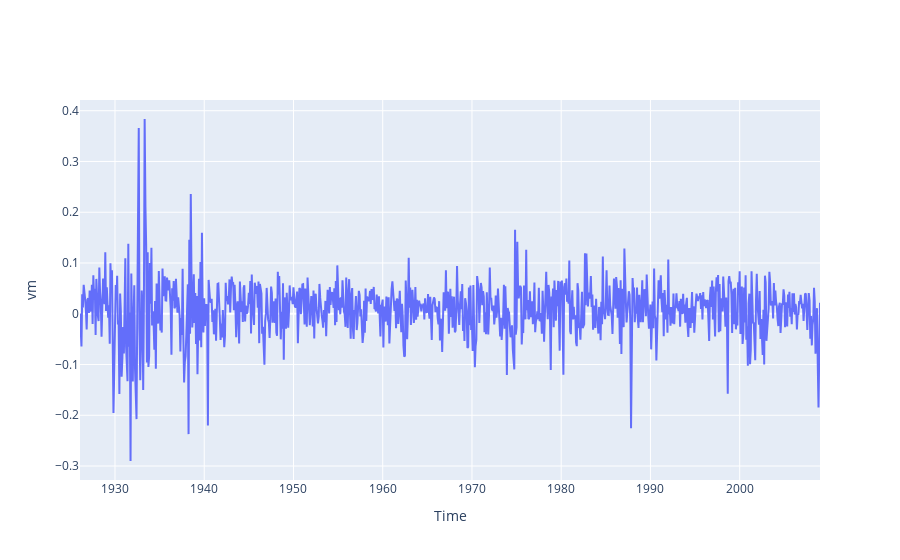

Source (notebook cell):
### Code cell
# 不读取第一行，用空格分隔sep=’\t’
# df=pd.read_csv("data/ftsdata/m-ibm3dx2608.txt",delim_whitespace=True,names=['date', 'ibmrtn', 'vwrtn', 'ewrtn', 'sprtn'])#读取txt有bug
a=np.loadtxt("data/ftsdata/m-ibm3dx2608.txt",skiprows = 1)
df=pd.DataFrame(a)
df.columns=['date', 'ibmrtn', 'vwrtn', 'ewrtn', 'sprtn']
df['date'] = pd.to_datetime(df['date'], format='%Y%m%d')
fig=go.Figure()

fig.add_trace(go.Scatter(x=df["date"],y=df["vwrtn"]))
fig.update_layout(xaxis_title='Time',yaxis_title='vm')

### Figure 1 — Plotly figure (JSON) as saved in the notebook; plotly's stock layout.template omitted (floating-point values rounded to 4 significant figures; data arrays with more than 128 entries replaced by an {"elided": "..."} marker saying what was removed)
{"data": [{"type": "scatter", "x": {"elided": "996 str values"}, "y": {"elided": "996 float values"}}], "layout": {"xaxis": {"title": {"text": "Time"}}, "yaxis": {"title": {"text": "vm"}}}}
